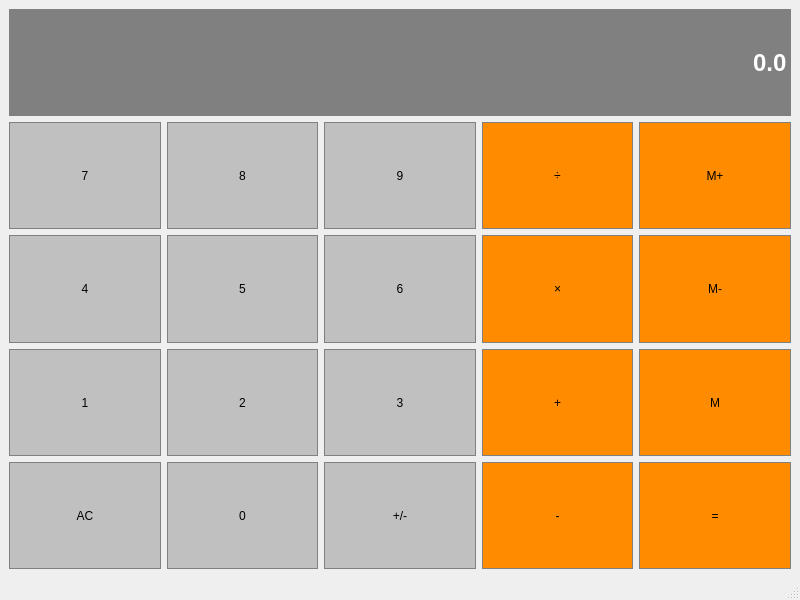
<?xml version="1.0" encoding="UTF-8"?>
<ui version="4.0">
 <class>Calculator</class>
 <widget class="QMainWindow" name="Calculator">
  <property name="geometry">
   <rect>
    <x>0</x>
    <y>0</y>
    <width>800</width>
    <height>600</height>
   </rect>
  </property>
  <property name="windowTitle">
   <string>Calculator</string>
  </property>
  <widget class="QWidget" name="centralwidget">
   <layout class="QGridLayout" name="gridLayout">
    <item row="3" column="4">
     <widget class="QPushButton" name="ButtonM">
      <property name="sizePolicy">
       <sizepolicy hsizetype="Preferred" vsizetype="Preferred">
        <horstretch>0</horstretch>
        <verstretch>0</verstretch>
       </sizepolicy>
      </property>
      <property name="styleSheet">
       <string notr="true">QPushButton {
	background-color: #FF8C00;
	border: 1px solid gray;
	padding: 5px;
}

QPushButton:pressed {
	background-color: #A9A9A9;
	border: 1px solid gray;
	padding: 5px;
}</string>
      </property>
      <property name="text">
       <string>M</string>
      </property>
     </widget>
    </item>
    <item row="2" column="1">
     <widget class="QPushButton" name="Button5">
      <property name="sizePolicy">
       <sizepolicy hsizetype="Preferred" vsizetype="Preferred">
        <horstretch>0</horstretch>
        <verstretch>0</verstretch>
       </sizepolicy>
      </property>
      <property name="styleSheet">
       <string notr="true">QPushButton {
	background-color: #C0C0C0;
	border: 1px solid gray;
	padding: 5px;
}

QPushButton:pressed {
	background-color: #A9A9A9;
	border: 1px solid gray;
	padding: 5px;
}</string>
      </property>
      <property name="text">
       <string>5</string>
      </property>
     </widget>
    </item>
    <item row="2" column="3">
     <widget class="QPushButton" name="ButtonMulti">
      <property name="sizePolicy">
       <sizepolicy hsizetype="Preferred" vsizetype="Preferred">
        <horstretch>0</horstretch>
        <verstretch>0</verstretch>
       </sizepolicy>
      </property>
      <property name="styleSheet">
       <string notr="true">QPushButton {
	background-color: #FF8C00;
	border: 1px solid gray;
	padding: 5px;
}

QPushButton:pressed {
	background-color: #A9A9A9;
	border: 1px solid gray;
	padding: 5px;
}</string>
      </property>
      <property name="text">
       <string>×</string>
      </property>
     </widget>
    </item>
    <item row="3" column="0">
     <widget class="QPushButton" name="Button1">
      <property name="sizePolicy">
       <sizepolicy hsizetype="Preferred" vsizetype="Preferred">
        <horstretch>0</horstretch>
        <verstretch>0</verstretch>
       </sizepolicy>
      </property>
      <property name="styleSheet">
       <string notr="true">QPushButton {
	background-color: #C0C0C0;
	border: 1px solid gray;
	padding: 5px;
}

QPushButton:pressed {
	background-color: #A9A9A9;
	border: 1px solid gray;
	padding: 5px;
}</string>
      </property>
      <property name="text">
       <string>1</string>
      </property>
     </widget>
    </item>
    <item row="1" column="1">
     <widget class="QPushButton" name="Button8">
      <property name="sizePolicy">
       <sizepolicy hsizetype="Preferred" vsizetype="Preferred">
        <horstretch>0</horstretch>
        <verstretch>0</verstretch>
       </sizepolicy>
      </property>
      <property name="styleSheet">
       <string notr="true">QPushButton {
	background-color: #C0C0C0;
	border: 1px solid gray;
	padding: 5px;
}

QPushButton:pressed {
	background-color: #A9A9A9;
	border: 1px solid gray;
	padding: 5px;
}</string>
      </property>
      <property name="text">
       <string>8</string>
      </property>
     </widget>
    </item>
    <item row="2" column="4">
     <widget class="QPushButton" name="ButtonMM">
      <property name="sizePolicy">
       <sizepolicy hsizetype="Preferred" vsizetype="Preferred">
        <horstretch>0</horstretch>
        <verstretch>0</verstretch>
       </sizepolicy>
      </property>
      <property name="styleSheet">
       <string notr="true">QPushButton {
	background-color: #FF8C00;
	border: 1px solid gray;
	padding: 5px;
}

QPushButton:pressed {
	background-color: #A9A9A9;
	border: 1px solid gray;
	padding: 5px;
}</string>
      </property>
      <property name="text">
       <string>M-</string>
      </property>
     </widget>
    </item>
    <item row="1" column="2">
     <widget class="QPushButton" name="Button9">
      <property name="sizePolicy">
       <sizepolicy hsizetype="Preferred" vsizetype="Preferred">
        <horstretch>0</horstretch>
        <verstretch>0</verstretch>
       </sizepolicy>
      </property>
      <property name="styleSheet">
       <string notr="true">QPushButton {
	background-color: #C0C0C0;
	border: 1px solid gray;
	padding: 5px;
}

QPushButton:pressed {
	background-color: #A9A9A9;
	border: 1px solid gray;
	padding: 5px;
}</string>
      </property>
      <property name="text">
       <string>9</string>
      </property>
     </widget>
    </item>
    <item row="1" column="0">
     <widget class="QPushButton" name="Button7">
      <property name="sizePolicy">
       <sizepolicy hsizetype="Preferred" vsizetype="Preferred">
        <horstretch>0</horstretch>
        <verstretch>0</verstretch>
       </sizepolicy>
      </property>
      <property name="styleSheet">
       <string notr="true">QPushButton {
	background-color: #C0C0C0;
	border: 1px solid gray;
	padding: 5px;
}

QPushButton:pressed {
	background-color: #A9A9A9;
	border: 1px solid gray;
	padding: 5px;
}</string>
      </property>
      <property name="text">
       <string>7</string>
      </property>
     </widget>
    </item>
    <item row="3" column="2">
     <widget class="QPushButton" name="Button3">
      <property name="sizePolicy">
       <sizepolicy hsizetype="Preferred" vsizetype="Preferred">
        <horstretch>0</horstretch>
        <verstretch>0</verstretch>
       </sizepolicy>
      </property>
      <property name="styleSheet">
       <string notr="true">QPushButton {
	background-color: #C0C0C0;
	border: 1px solid gray;
	padding: 5px;
}

QPushButton:pressed {
	background-color: #A9A9A9;
	border: 1px solid gray;
	padding: 5px;
}</string>
      </property>
      <property name="text">
       <string>3</string>
      </property>
     </widget>
    </item>
    <item row="2" column="0">
     <widget class="QPushButton" name="Button4">
      <property name="sizePolicy">
       <sizepolicy hsizetype="Preferred" vsizetype="Preferred">
        <horstretch>0</horstretch>
        <verstretch>0</verstretch>
       </sizepolicy>
      </property>
      <property name="styleSheet">
       <string notr="true">QPushButton {
	background-color: #C0C0C0;
	border: 1px solid gray;
	padding: 5px;
}

QPushButton:pressed {
	background-color: #A9A9A9;
	border: 1px solid gray;
	padding: 5px;
}</string>
      </property>
      <property name="text">
       <string>4</string>
      </property>
     </widget>
    </item>
    <item row="2" column="2">
     <widget class="QPushButton" name="Button6">
      <property name="sizePolicy">
       <sizepolicy hsizetype="Preferred" vsizetype="Preferred">
        <horstretch>0</horstretch>
        <verstretch>0</verstretch>
       </sizepolicy>
      </property>
      <property name="styleSheet">
       <string notr="true">QPushButton {
	background-color: #C0C0C0;
	border: 1px solid gray;
	padding: 5px;
}

QPushButton:pressed {
	background-color: #A9A9A9;
	border: 1px solid gray;
	padding: 5px;
}</string>
      </property>
      <property name="text">
       <string>6</string>
      </property>
     </widget>
    </item>
    <item row="1" column="4">
     <widget class="QPushButton" name="ButtonMP">
      <property name="sizePolicy">
       <sizepolicy hsizetype="Preferred" vsizetype="Preferred">
        <horstretch>0</horstretch>
        <verstretch>0</verstretch>
       </sizepolicy>
      </property>
      <property name="styleSheet">
       <string notr="true">QPushButton {
	background-color: #FF8C00;
	border: 1px solid gray;
	padding: 5px;
}

QPushButton:pressed {
	background-color: #A9A9A9;
	border: 1px solid gray;
	padding: 5px;
}</string>
      </property>
      <property name="text">
       <string>M+</string>
      </property>
     </widget>
    </item>
    <item row="3" column="1">
     <widget class="QPushButton" name="Button2">
      <property name="sizePolicy">
       <sizepolicy hsizetype="Preferred" vsizetype="Preferred">
        <horstretch>0</horstretch>
        <verstretch>0</verstretch>
       </sizepolicy>
      </property>
      <property name="styleSheet">
       <string notr="true">QPushButton {
	background-color: #C0C0C0;
	border: 1px solid gray;
	padding: 5px;
}

QPushButton:pressed {
	background-color: #A9A9A9;
	border: 1px solid gray;
	padding: 5px;
}</string>
      </property>
      <property name="text">
       <string>2</string>
      </property>
     </widget>
    </item>
    <item row="1" column="3">
     <widget class="QPushButton" name="ButtonDivide">
      <property name="sizePolicy">
       <sizepolicy hsizetype="Preferred" vsizetype="Preferred">
        <horstretch>0</horstretch>
        <verstretch>0</verstretch>
       </sizepolicy>
      </property>
      <property name="styleSheet">
       <string notr="true">QPushButton {
	background-color: #FF8C00;
	border: 1px solid gray;
	padding: 5px;
}

QPushButton:pressed {
	background-color: #A9A9A9;
	border: 1px solid gray;
	padding: 5px;
}</string>
      </property>
      <property name="text">
       <string>÷</string>
      </property>
     </widget>
    </item>
    <item row="3" column="3">
     <widget class="QPushButton" name="ButtonAdd">
      <property name="sizePolicy">
       <sizepolicy hsizetype="Preferred" vsizetype="Preferred">
        <horstretch>0</horstretch>
        <verstretch>0</verstretch>
       </sizepolicy>
      </property>
      <property name="styleSheet">
       <string notr="true">QPushButton {
	background-color: #FF8C00;
	border: 1px solid gray;
	padding: 5px;
}

QPushButton:pressed {
	background-color: #A9A9A9;
	border: 1px solid gray;
	padding: 5px;
}</string>
      </property>
      <property name="text">
       <string>+</string>
      </property>
     </widget>
    </item>
    <item row="4" column="0">
     <widget class="QPushButton" name="ButtonClear">
      <property name="sizePolicy">
       <sizepolicy hsizetype="Preferred" vsizetype="Preferred">
        <horstretch>0</horstretch>
        <verstretch>0</verstretch>
       </sizepolicy>
      </property>
      <property name="styleSheet">
       <string notr="true">QPushButton {
	background-color: #C0C0C0;
	border: 1px solid gray;
	padding: 5px;
}

QPushButton:pressed {
	background-color: #A9A9A9;
	border: 1px solid gray;
	padding: 5px;
}</string>
      </property>
      <property name="text">
       <string>AC</string>
      </property>
     </widget>
    </item>
    <item row="4" column="1">
     <widget class="QPushButton" name="Button0">
      <property name="sizePolicy">
       <sizepolicy hsizetype="Preferred" vsizetype="Preferred">
        <horstretch>0</horstretch>
        <verstretch>0</verstretch>
       </sizepolicy>
      </property>
      <property name="styleSheet">
       <string notr="true">QPushButton {
	background-color: #C0C0C0;
	border: 1px solid gray;
	padding: 5px;
}

QPushButton:pressed {
	background-color: #A9A9A9;
	border: 1px solid gray;
	padding: 5px;
}</string>
      </property>
      <property name="text">
       <string>0</string>
      </property>
     </widget>
    </item>
    <item row="4" column="2">
     <widget class="QPushButton" name="ButtonSign">
      <property name="sizePolicy">
       <sizepolicy hsizetype="Preferred" vsizetype="Preferred">
        <horstretch>0</horstretch>
        <verstretch>0</verstretch>
       </sizepolicy>
      </property>
      <property name="styleSheet">
       <string notr="true">QPushButton {
	background-color: #C0C0C0;
	border: 1px solid gray;
	padding: 5px;
}

QPushButton:pressed {
	background-color: #A9A9A9;
	border: 1px solid gray;
	padding: 5px;
}</string>
      </property>
      <property name="text">
       <string>+/-</string>
      </property>
     </widget>
    </item>
    <item row="4" column="3">
     <widget class="QPushButton" name="ButtonMinus">
      <property name="sizePolicy">
       <sizepolicy hsizetype="Preferred" vsizetype="Preferred">
        <horstretch>0</horstretch>
        <verstretch>0</verstretch>
       </sizepolicy>
      </property>
      <property name="styleSheet">
       <string notr="true">QPushButton {
	background-color: #FF8C00;
	border: 1px solid gray;
	padding: 5px;
}

QPushButton:pressed {
	background-color: #A9A9A9;
	border: 1px solid gray;
	padding: 5px;
}</string>
      </property>
      <property name="text">
       <string>-</string>
      </property>
     </widget>
    </item>
    <item row="4" column="4">
     <widget class="QPushButton" name="ButtonEqual">
      <property name="sizePolicy">
       <sizepolicy hsizetype="Preferred" vsizetype="Preferred">
        <horstretch>0</horstretch>
        <verstretch>0</verstretch>
       </sizepolicy>
      </property>
      <property name="styleSheet">
       <string notr="true">QPushButton {
	background-color: #FF8C00;
	border: 1px solid gray;
	padding: 5px;
}

QPushButton:pressed {
	background-color: #A9A9A9;
	border: 1px solid gray;
	padding: 5px;
}</string>
      </property>
      <property name="text">
       <string>=</string>
      </property>
     </widget>
    </item>
    <item row="0" column="0" colspan="5">
     <widget class="QLineEdit" name="Display">
      <property name="sizePolicy">
       <sizepolicy hsizetype="Preferred" vsizetype="Preferred">
        <horstretch>0</horstretch>
        <verstretch>0</verstretch>
       </sizepolicy>
      </property>
      <property name="font">
       <font>
        <family>Arial</family>
        <pointsize>18</pointsize>
        <bold>true</bold>
       </font>
      </property>
      <property name="styleSheet">
       <string notr="true">QLineEdit {
	background-color: gray;
	border: 1px solid gray;
	color: #FFFFFF;
}</string>
      </property>
      <property name="text">
       <string>0.0</string>
      </property>
      <property name="alignment">
       <set>Qt::AlignRight|Qt::AlignTrailing|Qt::AlignVCenter</set>
      </property>
     </widget>
    </item>
   </layout>
  </widget>
  <widget class="QMenuBar" name="menubar">
   <property name="geometry">
    <rect>
     <x>0</x>
     <y>0</y>
     <width>800</width>
     <height>22</height>
    </rect>
   </property>
  </widget>
  <widget class="QStatusBar" name="statusbar"/>
 </widget>
 <resources/>
 <connections/>
</ui>
